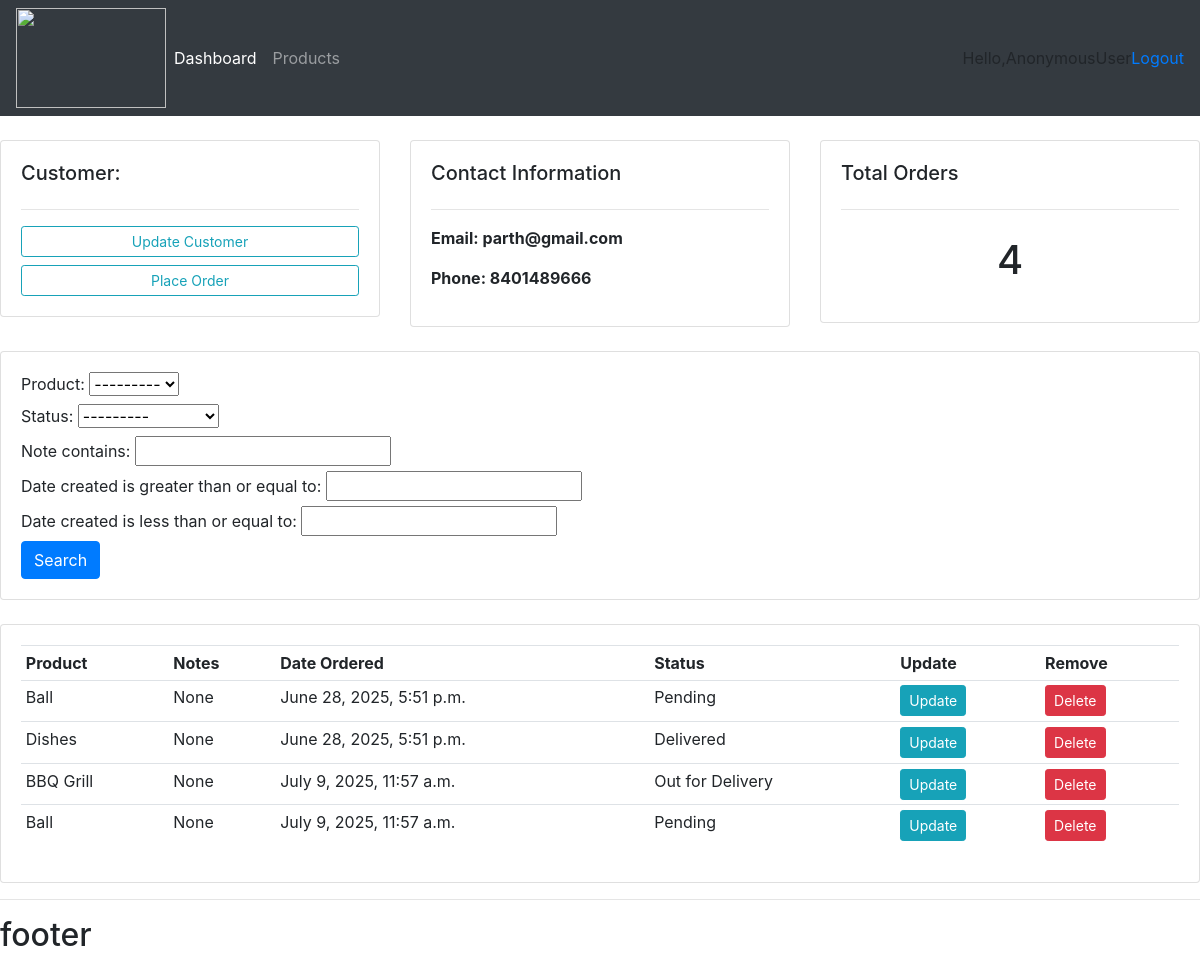
Page /customers/2/ on the committed database.
### accounts/models.py (models this page shows, shortened)
class Customer(models.Model):
    name = models.CharField(null=True)
    phone = models.CharField(null=True)
    email = models.CharField(null=True)
    date_created = models.DateTimeField(auto_now_add=True,null=True)

class Order(models.Model):
    STATUS = (
        ('Pending','Pending'),
        ('Out for Delivery','Out for Delivery'),
        ('Delivered','Delivered')
    )
    date_created = models.DateTimeField(auto_now_add=True,null=True)
    customer = models.ForeignKey(Customer,null=True,on_delete=SET_NULL)
    product = models.ForeignKey(Product,null=True,on_delete=SET_NULL)
    status = models.CharField(null=True,choices=STATUS)
    note = models.CharField(null=True)

class Product(models.Model):
    CATEGORY = (
        ('Indoor','Indoor'),
        ('OutDoor','OutDoor')
    )
    name =  models.CharField(null=True)
    category = models.CharField(null=True,choices=CATEGORY)
    price = models.FloatField(null=True)
    description = models.CharField(null=True,blank=True)
    date_created = models.DateTimeField(auto_now_add=True,null=True)
    tags = models.ManyToManyField(Tag)
    def __str__(self):
        return self.name

### accounts/views.py (the view)
# urls.py: path('customers/<str:pk_test>/', views.customers, name="customers"),
def customers(request,pk_test):
   customer = Customer.objects.get(id=pk_test)
   orders = customer.order_set.all()
   order_count = orders.count()
   myFilter = OrderFilter( request.GET, queryset=orders)
   orders = myFilter.qs
   context = {'customer':customer,'orders':orders,'order_count':order_count,'myFilter':myFilter}
   return render(request,'accounts/customers.html',context)

### accounts/templates/accounts/customers.html (shortened to what this page needs)
{% extends 'accounts/main.html' %}
{%block content %}
<br>
<div class="row">
    <div class="col-md">
        <div class="card card-body">
            <h5>Customer:</h5>
            <hr>
            <a class="btn btn-outline-info btn-sm btn-block" href="#">Update Customer</a>
     <a class="btn btn-outline-info btn-sm btn-block" href="{%url 'create_order' customer.id  %}">Place Order</a>
        </div>
    </div>
    <div class="col-md">
        <div class="card card-body">
            <h5>Contact Information</h5>
            <hr>
            <p><strong>Email: {{customer.email}}</strong> </p>
            <p><strong>Phone: {{customer.phone}}</strong> </p>
        </div>
    </div>
    <div class="col-md">
        <div class="card card-body">
            <h5>Total Orders</h5>
            <hr>
            <h1 style="text-align: center; padding: 10px;">{{order_count}}</h1>
        </div>
    </div>
</div>
<br>
<div class="row">
    <div class="col">
        <div class="card card-body">
            <form method="get">
                {{myFilter.form}}
                <button class="btn btn-primary" type="submit">Search</button>
            </form>
        </div>
    </div>
</div>
<br>
<div class="row">
    <div class="col-md">
        <div class="card card-body">
            <table class="table table-sm">
                <tr>
                    <th>Product</th>
                    <th>Notes</th>
                    <th>Date Ordered</th>
                    <th>Status</th>
                    <th>Update</th>
                    <th>Remove</th>
                </tr>
                {% for order in orders %}
                <tr>
                    <td>{{order.product}}</td>
                    <td>{{order.note}}</td>
                    <td>{{order.date_created}}</td>
                    <td>{{order.status}}</td>
                     <td><a  class="btn btn-sm btn-info" href="{% url 'update_order' order.id %}">Update</a></td>
                    <td><a class="btn btn-sm btn-danger" href="{% url 'delete_order' order.id %}">Delete</a></td>
                </tr>
                {% endfor %}
            </table>
        </div>
    </div>
</div>
    {% endblock %}

### rows in the picture
Customer: email "parth@gmail.com", phone "8401489666"
Order: product "Ball", note "None", date_created "June 28, 2025, 5:51 p.m.", status "Pending"
Order: product "Dishes", note "None", date_created "June 28, 2025, 5:51 p.m.", status "Delivered"
Order: product "BBQ Grill", note "None", date_created "July 9, 2025, 11:57 a.m.", status "Out for Delivery"
Order: product "Ball", note "None", date_created "July 9, 2025, 11:57 a.m.", status "Pending"

### other values in the picture
{{ request.user }} "AnonymousUser"
{{ order_count }} "4"
